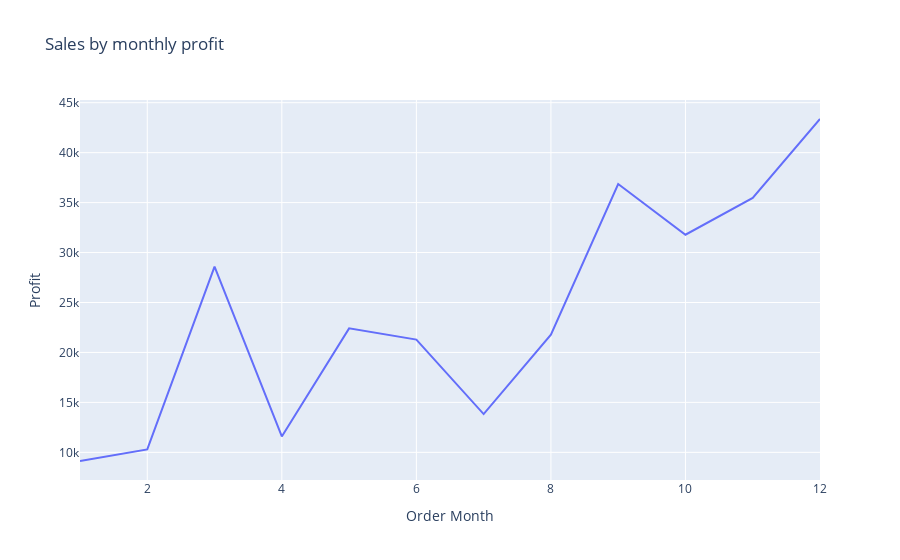

The code cell stored with this chart in its notebook:
### Code cell
fig = px.line(sales_by_monthly_profit,
              x = 'Order Month',
              y = 'Profit',
              title = 'Sales by monthly profit')
fig.show()

### Figure 1 — Plotly figure (JSON) as saved in the notebook; plotly's stock layout.template omitted (floating-point values rounded to 4 significant figures)
{"data": [{"hovertemplate": "Order Month=%{x}<br>Profit=%{y}<extra></extra>", "legendgroup": "", "line": {"color": "#636efa", "dash": "solid"}, "marker": {"symbol": "circle"}, "mode": "lines", "name": "", "orientation": "v", "showlegend": false, "type": "scatter", "x": [1, 2, 3, 4, 5, 6, 7, 8, 9, 10, 11, 12], "xaxis": "x", "y": [9134.0, 10290.0, 28590.0, 11590.0, 22410.0, 21290.0, 13830.0, 21780.0, 36860.0, 31780.0, 35470.0, 43370.0], "yaxis": "y"}], "layout": {"autosize": true, "legend": {"tracegroupgap": 0}, "title": {"text": "Sales by monthly profit"}, "xaxis": {"anchor": "y", "autorange": true, "domain": [0, 1], "range": [1, 12], "title": {"text": "Order Month"}, "type": "linear"}, "yaxis": {"anchor": "x", "autorange": true, "domain": [0, 1], "range": [7233.0, 45270.0], "title": {"text": "Profit"}, "type": "linear"}}}
